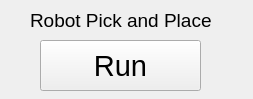
<?xml version="1.0" encoding="UTF-8"?>
<ui version="4.0">
 <class>PickAndPlaceWidget</class>
 <widget class="QWidget" name="PickAndPlaceWidget">
  <property name="geometry">
   <rect>
    <x>0</x>
    <y>0</y>
    <width>253</width>
    <height>99</height>
   </rect>
  </property>
  <property name="windowTitle">
   <string>Pick And Place</string>
  </property>
  <widget class="QPushButton" name="PushButtonPickPlaceRequest">
   <property name="geometry">
    <rect>
     <x>40</x>
     <y>40</y>
     <width>161</width>
     <height>51</height>
    </rect>
   </property>
   <property name="font">
    <font>
     <pointsize>22</pointsize>
    </font>
   </property>
   <property name="text">
    <string>Run</string>
   </property>
  </widget>
  <widget class="QLabel" name="label">
   <property name="geometry">
    <rect>
     <x>30</x>
     <y>10</y>
     <width>181</width>
     <height>21</height>
    </rect>
   </property>
   <property name="font">
    <font>
     <pointsize>14</pointsize>
    </font>
   </property>
   <property name="text">
    <string>Robot Pick and Place</string>
   </property>
  </widget>
 </widget>
 <resources/>
 <connections/>
</ui>
